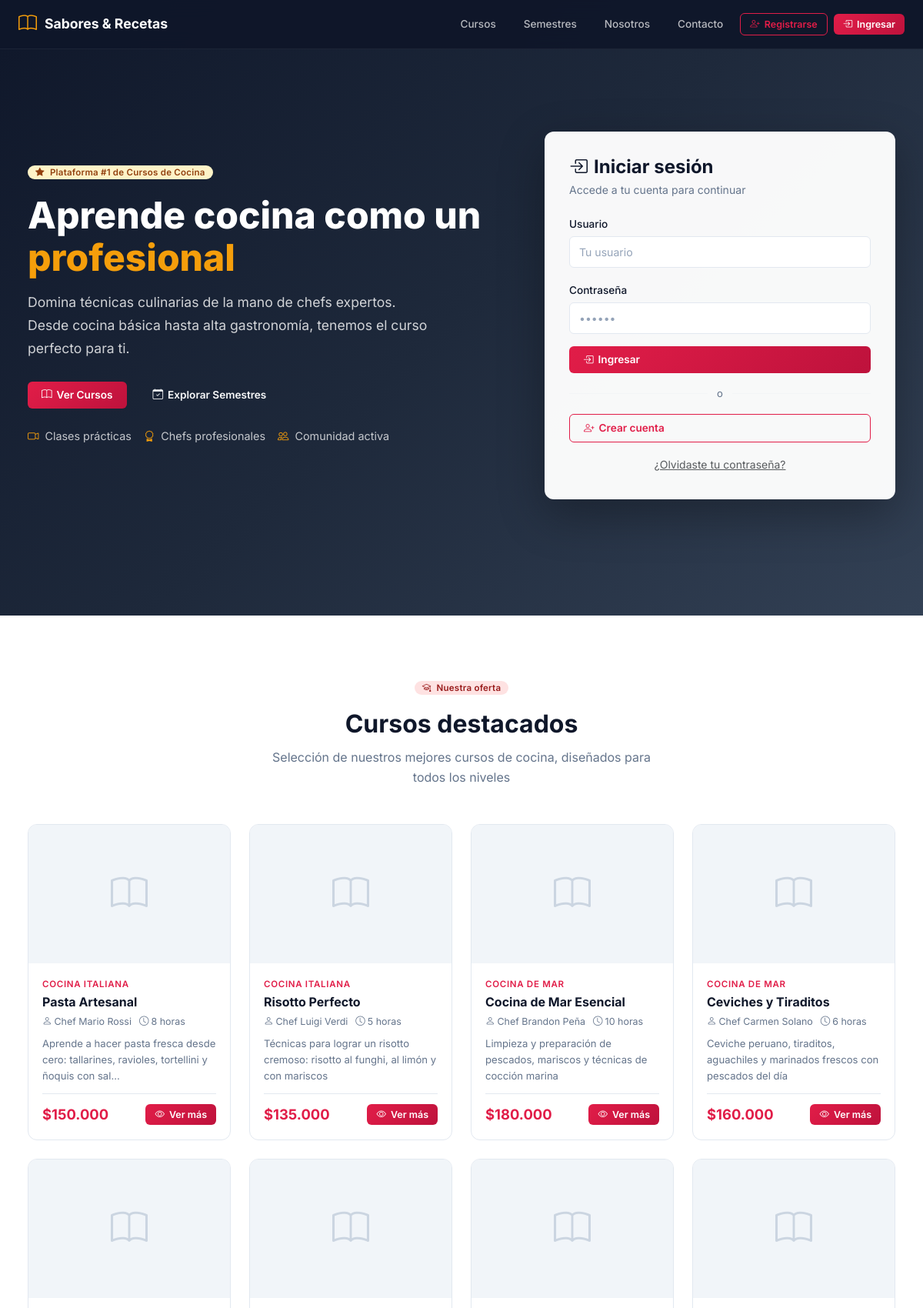
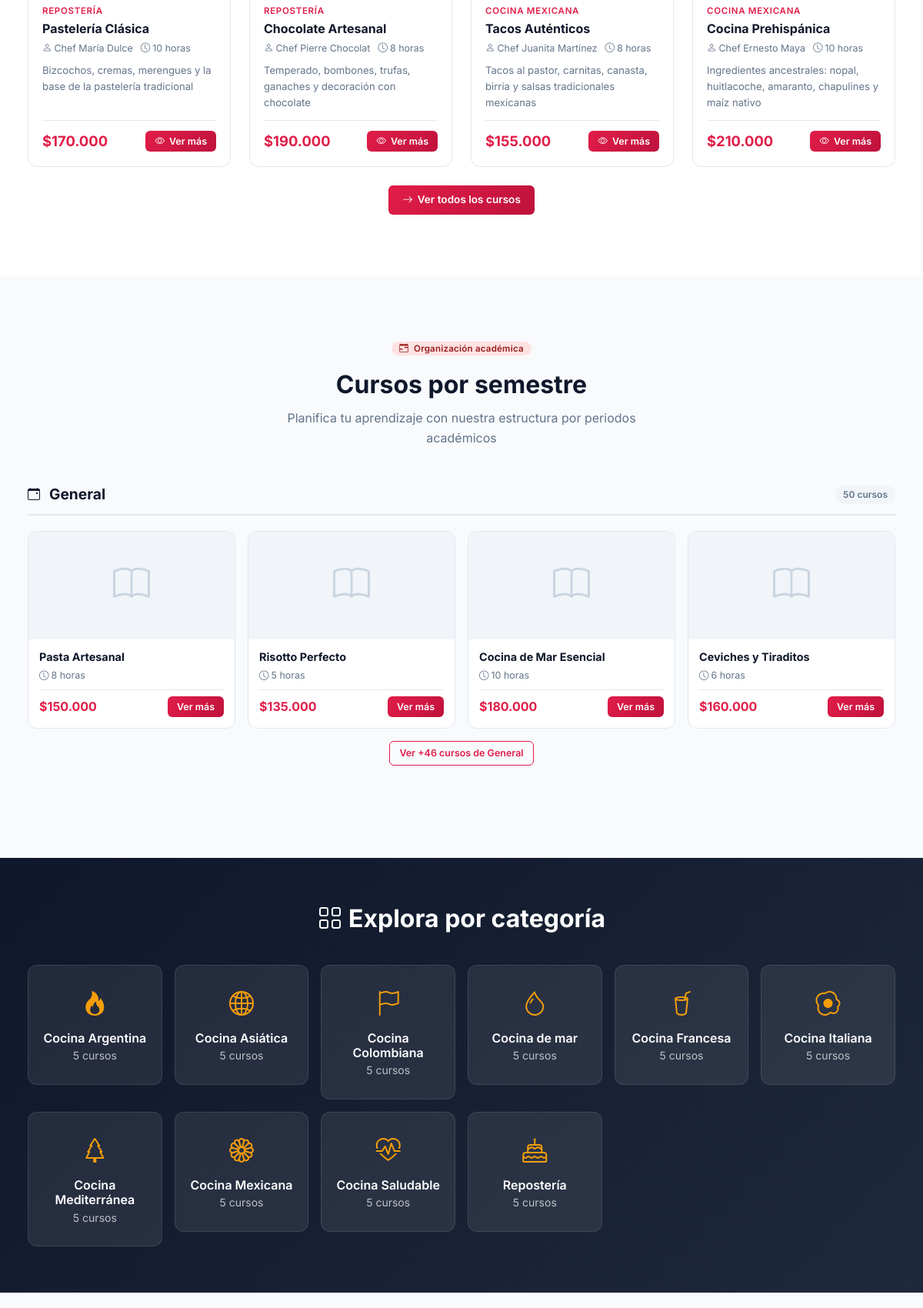
The page /index.php/login (upper part) on the database its author committed (2 pictures, top to bottom).
### tables this page shows
CREATE TABLE cursos (
  id int(11) NOT NULL AUTO_INCREMENT,
  category_id int(11) NOT NULL,
  title varchar(200) NOT NULL,
  description text,
  topics text DEFAULT NULL,
  price decimal(12,2) NOT NULL,
  image_url varchar(255) DEFAULT '',
  duration varchar(50) DEFAULT '',
  level varchar(30) DEFAULT 'principiante',
  instructor varchar(100) DEFAULT '',
  featured tinyint(1) DEFAULT 0,
  status varchar(20) DEFAULT 'active',
  period varchar(50) DEFAULT '',
  created_at datetime DEFAULT CURRENT_TIMESTAMP,
  PRIMARY KEY (id),
  KEY category_id (category_id),
  CONSTRAINT cursos_ibfk_1 FOREIGN KEY (category_id) REFERENCES categorias (id) ON DELETE CASCADE
);

CREATE TABLE categorias (
  id int(11) NOT NULL AUTO_INCREMENT,
  name varchar(100) NOT NULL,
  description text,
  image_url varchar(255) DEFAULT '',
  created_at datetime DEFAULT CURRENT_TIMESTAMP,
  PRIMARY KEY (id)
);

### app/Views/layouts/auth.php (the view, shortened to what the rows shown need)
<!DOCTYPE html>
<html lang="es">
<head>
<link href="https://cdn.jsdelivr.net/npm/bootstrap@5.3.2/dist/css/bootstrap.min.css" rel="stylesheet">
<link href="https://cdn.jsdelivr.net/npm/bootstrap-icons@1.11.3/font/bootstrap-icons.css" rel="stylesheet">
<link href="<?= asset('css/style.css') ?>" rel="stylesheet">
</head>
<body>
<?php
$is_login = strpos($_SERVER['REQUEST_URI'] ?? '', 'register') === false;
?>
<nav class="landing-nav">
  <a href="<?= url('login') ?>" class="brand"><i class="bi bi-book"></i><span>Sabores & Recetas</span></a>
  <div class="nav-links">
    <a href="#cursos">Cursos</a>
    <a href="#semestres">Semestres</a>
    <a href="#nosotros">Nosotros</a>
    <a href="#contacto">Contacto</a>
    <a href="<?= url('register') ?>" class="btn btn-outline-primary btn-sm <?= !$is_login ? 'd-none' : '' ?>"><i class="bi bi-person-plus"></i>Registrarse</a>
    <a href="<?= url('login') ?>" class="btn btn-primary btn-sm <?= !$is_login ? 'd-none' : '' ?>"><i class="bi bi-box-arrow-in-right"></i>Ingresar</a>
  </div>
</nav>
<section class="hero-section" id="inicio">
  <div class="container-fluid">
    <div class="row align-items-center">
      <div class="col-lg-7 mb-5 mb-lg-0">
        <div class="hero-text">
          <div class="mb-3"><span class="badge bg-warning text-dark fs-6 px-3 py-2"><i class="bi bi-star-fill me-1"></i> Plataforma #1 de Cursos de Cocina</span></div>
          <h1>Aprende cocina como un <span>profesional</span></h1>
          <p>Domina técnicas culinarias de la mano de chefs expertos. Desde cocina básica hasta alta gastronomía, tenemos el curso perfecto para ti.</p>
          <div class="d-flex flex-wrap gap-3 mb-4">
            <a href="#cursos" class="btn btn-primary btn-lg"><i class="bi bi-book"></i>Ver Cursos</a>
            <a href="#semestres" class="btn btn-outline-light btn-lg"><i class="bi bi-calendar-check"></i>Explorar Semestres</a>
          </div>
          <div class="hero-features">
            <span class="hf-item"><i class="bi bi-camera-video"></i> Clases prácticas</span>
            <span class="hf-item"><i class="bi bi-award"></i> Chefs profesionales</span>
            <span class="hf-item"><i class="bi bi-people"></i> Comunidad activa</span>
          </div>
        </div>
      </div>
      <div class="col-lg-5">
        <?= $content ?? '' ?>
      </div>
    </div>
  </div>
</section>
<section class="section-generic" id="cursos">
  <div class="container-fluid">
    <div class="section-title">
      <div class="mb-3"><span class="badge bg-danger bg-opacity-10 text-danger px-3 py-2"><i class="bi bi-mortarboard me-1"></i> Nuestra oferta</span></div>
      <h2>Cursos destacados</h2>
      <p>Selección de nuestros mejores cursos de cocina, diseñados para todos los niveles</p>
    </div>
    <div class="row g-4">
      <?php $displayed = array_slice($cursos ?? [], 0, 8); ?>
      <?php if (empty($displayed)): ?>
      <div class="col-12 text-center"><p class="text-muted">Próximamente nuevos cursos</p></div>
      <?php else: ?>
      <?php foreach ($displayed as $c): ?>
      <div class="col-md-6 col-lg-3">
        <div class="course-landing-card" data-course='<?= e(json_encode($c, JSON_UNESCAPED_UNICODE)) ?>'>
          <div class="cl-img">
            <?php if (!empty($c['image_url'])): ?>
            <img src="<?= upload_url('courses', $c['image_url']) ?>" alt="<?= e($c['title']) ?>">
            <?php else: ?>
            <i class="bi bi-book"></i>
            <?php endif; ?>
          </div>
          <div class="cl-body">
            <div class="cl-category"><?= e($c['category_name'] ?? '') ?></div>
            <h5><?= e($c['title']) ?></h5>
            <div class="cl-meta">
              <span><i class="bi bi-person"></i><?= e($c['instructor']) ?></span>
              <span><i class="bi bi-clock"></i><?= e($c['duration']) ?></span>
            </div>
            <div class="cl-desc"><?= e(truncate($c['description'] ?? '', 90)) ?></div>
            <div class="cl-footer">
              <span class="cl-price"><?= format_cop($c['price']) ?></span>
              <button class="btn btn-primary btn-sm" onclick="showCourseDetail(this)"><i class="bi bi-eye"></i>Ver más</button>
            </div>
          </div>
        </div>
      </div>
      <?php endforeach; ?>
      <?php endif; ?>
    </div>
    <?php if (isset($cursos) && count($cursos) > 8): ?>
    <div class="text-center mt-4">
      <a href="<?= url('register') ?>" class="btn-modern btn-modern-primary"><i class="bi bi-arrow-right"></i>Ver todos los cursos</a>
    </div>
    <?php endif; ?>
  </div>
</section>
<section class="section-generic" id="semestres">
  <div class="container-fluid">
    <div class="section-title">
      <div class="mb-3"><span class="badge bg-danger bg-opacity-10 text-danger px-3 py-2"><i class="bi bi-calendar-range me-1"></i> Organización académica</span></div>
      <h2>Cursos por semestre</h2>
      <p>Planifica tu aprendizaje con nuestra estructura por periodos académicos</p>
    </div>
    <?php
    $periods = [];
    if (!empty($cursos)) {
      foreach ($cursos as $c) {
        $p = $c['period'] ?: 'General';
        $periods[$p][] = $c;
      }
    }
    ?>
    <?php if (empty($periods)): ?>
    <div class="text-center"><p class="text-muted">Los periodos se anunciarán próximamente</p></div>
    <?php else: ?>
    <?php foreach ($periods as $periodName => $periodCourses): ?>
    <div class="period-section">
      <div class="period-header">
        <i class="bi bi-calendar-event"></i>
        <h3><?= e($periodName) ?></h3>
        <span class="period-count"><?= count($periodCourses) ?> cursos</span>
      </div>
      <div class="row g-3">
        <?php foreach (array_slice($periodCourses, 0, 4) as $pc): ?>
        <div class="col-md-6 col-lg-3">
          <div class="course-landing-card" data-course='<?= e(json_encode($pc, JSON_UNESCAPED_UNICODE)) ?>'>
            <div class="cl-img" style="height:140px;">
              <?php if (!empty($pc['image_url'])): ?>
              <img src="<?= upload_url('courses', $pc['image_url']) ?>" alt="<?= e($pc['title']) ?>">
              <?php else: ?>
              <i class="bi bi-book"></i>
              <?php endif; ?>
            </div>
            <div class="cl-body" style="padding:14px;">
              <h5 style="font-size:0.9rem;"><?= e($pc['title']) ?></h5>
              <div class="cl-meta">
                <span><i class="bi bi-clock"></i><?= e($pc['duration']) ?></span>
              </div>
              <div class="cl-footer" style="padding-top:8px;">
                <span class="cl-price" style="font-size:1rem;"><?= format_cop($pc['price']) ?></span>
                <button class="btn btn-primary btn-sm" onclick="showCourseDetail(this)">Ver más</button>
              </div>
            </div>
          </div>
        </div>
        <?php endforeach; ?>
      </div>
      <?php if (count($periodCourses) > 4): ?>
      <div class="text-center mt-3">
        <a href="<?= url('register') ?>" class="btn-modern btn-modern-outline btn-modern-sm">Ver +<?= count($periodCourses)-4 ?> cursos de <?= e($periodName) ?></a>
      </div>
      <?php endif; ?>
    </div>
    <?php endforeach; ?>
    <?php endif; ?>
  </div>
</section>
<?php if (!empty($categorias)): ?>
<section class="section-categories">
  <div class="container-fluid">
    <h2><i class="bi bi-grid me-2"></i>Explora por categoría</h2>
    <div class="row g-3">
      <?php foreach ($categorias as $cat): ?>
      <div class="col-6 col-md-4 col-lg-2">
        <div class="cat-landing-item">
          <?php
          $icons = [
            1=>'bi-egg-fried',2=>'bi-droplet',3=>'bi-cake',4=>'bi-flower1',
            5=>'bi-globe2',6=>'bi-flag',7=>'bi-heart-pulse',8=>'bi-tree',
            9=>'bi-fire',10=>'bi-cup-straw'
          ];
          $icon = $icons[$cat['id']] ?? 'bi-book';
          ?>
          <i class="bi <?= $icon ?>"></i>
          <h6><?= e($cat['name']) ?></h6>
          <small><?= $cat['course_count'] ?> cursos</small>
        </div>
      </div>
      <?php endforeach; ?>
    </div>
  </div>
</section>
<?php endif; ?>
<section class="section-generic" id="nosotros">
</section>
</body>
</html>

### app/Core/Router.php (shortened to what the rows shown need)
<?php
class Router
{
    private $routes = [];
    private function addRoute($method, $route, $action, $middleware)
    {
        $route = preg_replace('/\{([a-zA-Z_]+)\}/', '(?P<$1>[^/]+)', $route);
        $this->routes[] = ['method' => $method, 'route' => $route, 'pattern' => '#^' . $route . '$#', 'action' => $action, 'middleware' => $middleware];
    }
    public function dispatch()
    {
        $uri = trim(str_replace(dirname($_SERVER['SCRIPT_NAME']), '', parse_url($_SERVER['REQUEST_URI'], PHP_URL_PATH)), '/');
        $uri = preg_replace('#^index\.php/?#', '', $uri);
        foreach ($this->routes as $r) {
            $testUri = $r['route'] === '/' ? ($uri === '' ? '/' : null) : $uri;
            if (!preg_match($r['pattern'], $testUri, $matches)) continue;
            $params = array_filter($matches, 'is_string', ARRAY_FILTER_USE_KEY);
            list($ctrl, $meth) = explode('@', $r['action']);
            call_user_func_array([new $class(), $meth], $params);
            return;
        }
    }
}

### rows shown on the page
cursos: category.name "COCINA ITALIANA", title "Pasta Artesanal", instructor "Chef Mario Rossi", duration "8 horas", description "Aprende a hacer pasta fresca desde cero: tallarines, ravioles, tortellini y ñoquis con sal...", price "$150.000"
cursos: category.name "COCINA ITALIANA", title "Risotto Perfecto", instructor "Chef Luigi Verdi", duration "5 horas", description "Técnicas para lograr un risotto cremoso: risotto al funghi, al limón y con mariscos", price "$135.000"
cursos: category.name "COCINA DE MAR", title "Cocina de Mar Esencial", instructor "Chef Brandon Peña", duration "10 horas", description "Limpieza y preparación de pescados, mariscos y técnicas de cocción marina", price "$180.000"
cursos: category.name "COCINA DE MAR", title "Ceviches y Tiraditos", instructor "Chef Carmen Solano", duration "6 horas", description "Ceviche peruano, tiraditos, aguachiles y marinados frescos con pescados del día", price "$160.000"
cursos: category.name "REPOSTERÍA", title "Pastelería Clásica", instructor "Chef María Dulce", duration "10 horas", description "Bizcochos, cremas, merengues y la base de la pastelería tradicional", price "$170.000"
cursos: category.name "REPOSTERÍA", title "Chocolate Artesanal", instructor "Chef Pierre Chocolat", duration "8 horas", description "Temperado, bombones, trufas, ganaches y decoración con chocolate", price "$190.000"
cursos: category.name "COCINA MEXICANA", title "Tacos Auténticos", instructor "Chef Juanita Martínez", duration "8 horas", description "Tacos al pastor, carnitas, canasta, birria y salsas tradicionales mexicanas", price "$155.000"
cursos: category.name "COCINA MEXICANA", title "Cocina Prehispánica", instructor "Chef Ernesto Maya", duration "10 horas", description "Ingredientes ancestrales: nopal, huitlacoche, amaranto, chapulines y maíz nativo", price "$210.000"
categorias: name "Cocina Argentina", course_count "5"
categorias: name "Cocina Asiática", course_count "5"
categorias: name "Cocina Colombiana", course_count "5"
categorias: name "Cocina de mar", course_count "5"
categorias: name "Cocina Francesa", course_count "5"
categorias: name "Cocina Italiana", course_count "5"
categorias: name "Cocina Mediterránea", course_count "5"
categorias: name "Cocina Mexicana", course_count "5"
categorias: name "Cocina Saludable", course_count "5"
categorias: name "Repostería", course_count "5"

### other values the page prints
$periodName "General"
count($periodCourses) "50"
count($periodCourses)-4 "46"
